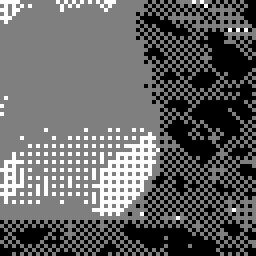
#> input picture apps/hardware_benchmarks/apps/camera_pipeline_2x2/input.png, 64 x 64 px, given in place of 1106_subset_bursts_0039_20141006_110442_472_payload_N000.pgm, which was not available (shown 4 times larger)
$ python white_balance.py
#> lines starting #> are read from the running program, lines starting #| are printed output that depends on the picture; pictures that were not available may be replaced by others from this repository, and a replacement may not be noted
import numpy as np
import pandas as pd
import matplotlib.pyplot as plt
from skimage import io, img_as_ubyte
from skimage.io import imread, imshow
from matplotlib.patches import Rectangle


def white_patch(image, percentile=100):
    """
    Returns a plot comparison of original and corrected/white balanced image
    using the White Patch algorithm.

    Parameters
    ----------
    image : numpy array
            Image to process using white patch algorithm
    percentile : integer, optional
                  Percentile value to consider as channel maximum
    """
    white_patch_image = img_as_ubyte(
        (image * 1.0 / np.percentile(image,
                                     percentile,
                                     axis=(0, 1))).clip(0, 1))
    # Plot the comparison between the original and white patch corrected images
    fig, ax = plt.subplots(1, 2, figsize=(10, 10))
    ax[0].imshow(image)
    ax[0].set_title('Original Image')
    ax[0].axis('off')

    ax[1].imshow(white_patch_image, cmap='gray')
    ax[1].set_title('White Patch Corrected Image')
    ax[1].axis('off')

    plt.savefig("white_patch_corrected.png")
    #plt.show()

def gray_world(image):
    """
    Returns a plot comparison of original and corrected/white balanced image
    using the Gray World algorithm.

    Parameters
    ----------
    image : numpy array
            Image to process using gray world algorithm
    """
    # Apply the Gray World algorithm
    image_grayworld = ((image * (image.mean() / image.mean(axis=(0, 1)))).clip(0, 255).astype(int))

    # Exclude alpha or opacity channel (transparency)
    if image.shape[2] == 4:
        image_grayworld[:, :, 3] = 255

    # Plot the comparison between the original and gray world corrected images
    fig, ax = plt.subplots(1, 2, figsize=(14, 10))
    ax[0].imshow(image)
    ax[0].set_title('Original Image')
    ax[0].axis('off')

    ax[1].imshow(image_grayworld)
    ax[1].set_title('Gray World Corrected Image')
    ax[1].axis('off')

    plt.savefig("gray_world_corrected.png")


# Read the input image
image = imread('../hdr_plus/images/pgm/giraffe/20171106_subset_bursts_0039_20141006_110442_472_payload_N000.pgm')
#> image is the input picture: shape (64, 64) uint16; min 49, max 672, mean 335.6
image = imread('bin/output_cpu.png')
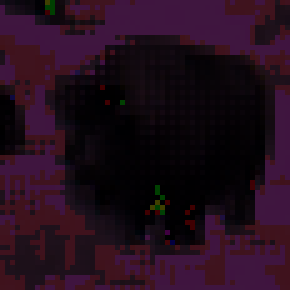
#> input picture apps/hardware_benchmarks/apps/camera_auto/bin/output_cpu.png, 58 x 58 px, found by its file name (shown 5 times larger)
#> image is the input picture: shape (58, 58, 3); mean R, G, B 34.5, 12.7, 27.8

# Call the function to implement white patch algorithm
white_patch(image, 95)
#> in white_patch, `white_patch_image = img_as_ubyte( (image * 1.0 / np.percentile(image, ..`:
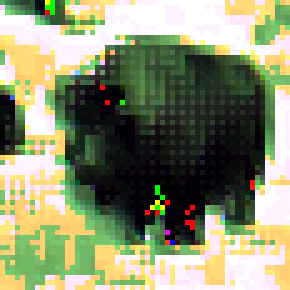
#> white_patch_image: shape (58, 58, 3) (shown 5 times larger); mean R, G, B 139.7, 145, 112.3
#> in white_patch, `plt.savefig("white_patch_corrected.png")`:
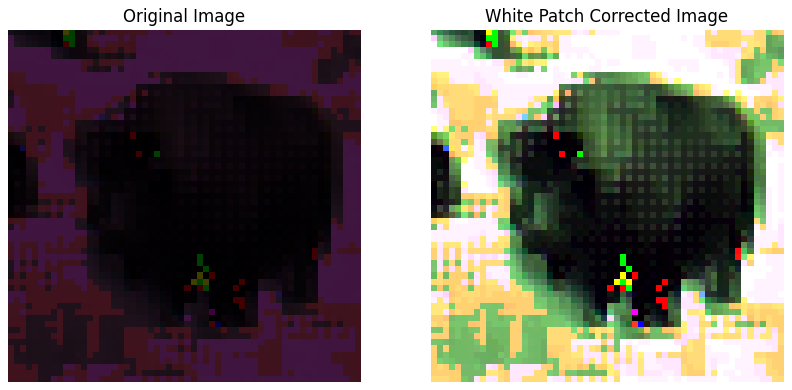
#> figure drawn by matplotlib, 2 panels
#gray_world(image)
